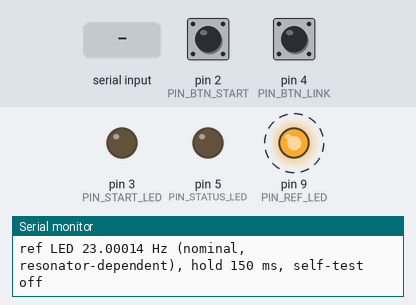
Simulated run of this sketch. Board: Arduino Nano, built with avr-gcc and run on an emulated ATmega328P. On the bench: output pins drawn as LEDs (lit = HIGH), the last lines printed to the serial monitor. Dashed ring = blinking. The inputs (shaded band) are chosen by the test bench; at power-on: pin 2 (PIN_BTN_START) HIGH, pin 4 (PIN_BTN_LINK) HIGH. Random numbers use the default seed unless the sketch sets one.

Above: at 1.2 s.
1.3 s: pin 2 (PIN_BTN_START) pulled LOW for 3.2 s
At 1.47 s:
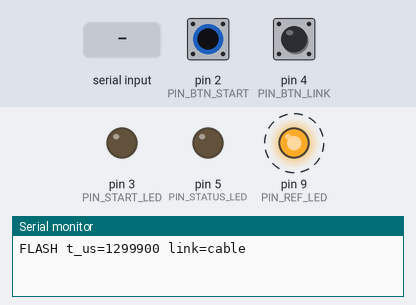
6.0 s: pin 4 (PIN_BTN_LINK) pulled LOW for 0.15 s
At 6.7 s:
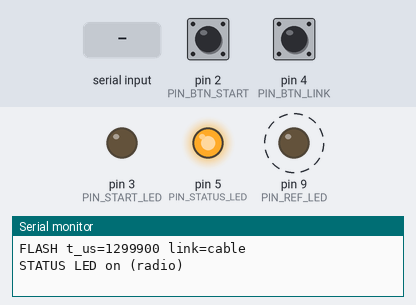
7.6 s: "s" received over Serial
At 7.78 s:
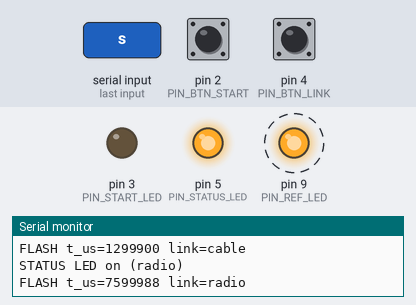
10.6 s: pin 4 (PIN_BTN_LINK) pulled LOW for 1 s
At 11.8 s:
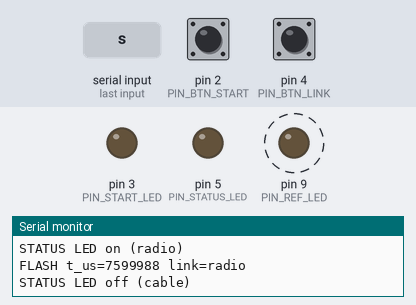
13.1 s: pin 4 (PIN_BTN_LINK) pulled LOW for 1 s
At 15.2 s:
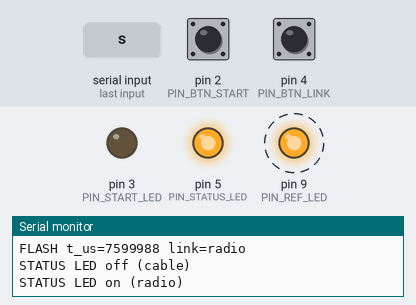
15.9 s: pin 4 (PIN_BTN_LINK) pulled LOW for 3.2 s
At 17.2 s:
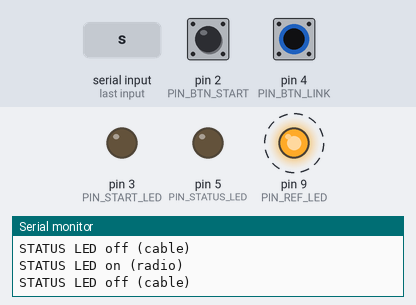
Timing chart, 0 to 69.6 s (numbered marks = the images above; inputs shaded):
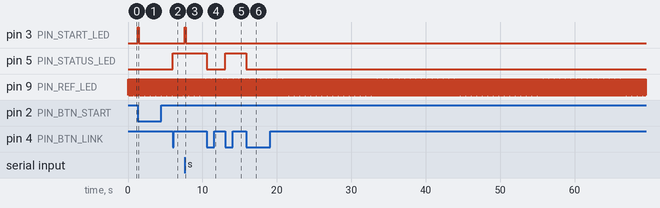

Measured:
- after the input at 1.3 s, pin 3 (PIN_START_LED): LOW → HIGH at once, → LOW 0.15 s later
- after the input at 6.0 s, pin 5 (PIN_STATUS_LED): LOW → HIGH at once
- after the input at 7.6 s, pin 3 (PIN_START_LED): LOW → HIGH at once, → LOW 0.15 s later
- after the input at 10.6 s, pin 5 (PIN_STATUS_LED): HIGH → LOW at once
- after the input at 13.1 s, pin 5 (PIN_STATUS_LED): LOW → HIGH at once
- after the input at 15.9 s, pin 5 (PIN_STATUS_LED): HIGH → LOW at once
- by itself, pin 9 (PIN_REF_LED): alternates HIGH for 0.02 s and LOW for 0.02 s

The sketch:

nano_tester.ino
```cpp
/*
 * Nano beacon tester: a stand-in for the beacon (spec section 4) to try the camera and the flash/blink detection
 * before the real hardware exists. Three LEDs, two buttons, no radio and no cable.
 *
 *   start LED      D3   on for HOLD_MS when the start button is pressed (the "flash" = t0 in the video)
 *   reference LED  D9   blinks at REF_HZ all the time; driven by Timer1 hardware (pin D9 is OC1A), so the
 *                       edges have no software jitter
 *   status LED     D5   the link indicator: on = "radio", off = "cable". Button 2 switches it and it stays
 *                       as set. (Set LINK_ONLY_DURING_FLASH to 1 to light it only during the flash, like the
 *                       real beacon.)
 *   start button   D2   to GND, internal pull-up
 *   link button    D4   to GND, internal pull-up
 *
 * Each LED: pin -> 330 ohm -> LED -> GND (about 10 mA; the Nano pins give up to 20 mA).
 * Serial monitor, 115200 baud:  s = start flash   l = switch status LED   t = self-test on/off   h = help
 * Self-test: after each start flash a second flash follows 8-15 s later and the exact interval between the two
 * LED edges is printed, to compare with what the software measures from the video (spec test 7).
 *
 * Caution: the Nano's ceramic resonator is only accurate to about 0.5 %, so the real blink frequency can be
 * off from REF_HZ by that much. Good enough to test the logic; not to judge the frame-rate accuracy.
 */
#include <Arduino.h>

const uint8_t PIN_START_LED = 3;
const uint8_t PIN_REF_LED = 9;           // OC1A: do not change (Timer1 toggles it in hardware)
const uint8_t PIN_STATUS_LED = 5;
const uint8_t PIN_BTN_START = 2;
const uint8_t PIN_BTN_LINK = 4;

const float REF_HZ = 23.0;               // spec: 23 Hz, not a divisor of 120 fps
const uint16_t HOLD_MS = 150;            // about 18 frames at 120 fps
const bool LINK_ONLY_DURING_FLASH = false;
const uint16_t DEBOUNCE_MS = 30;

bool linkRadio = false;                  // status LED state: true = on = radio
bool flashing = false;
bool selfTest = false;
bool secondPending = false;
uint32_t tOn = 0;                        // micros() at the last rising edge of the start LED
uint32_t tFirst = 0, tSecondAt = 0, plannedUs = 0;

struct Button {
  uint8_t pin;
  bool last;                             // true = released (pull-up)
  uint32_t changedMs;
};
Button btnStart = {PIN_BTN_START, true, 0};
Button btnLink = {PIN_BTN_LINK, true, 0};

// True once per press, after debouncing.
bool pressed(Button &b) {
  bool level = digitalRead(b.pin);
  uint32_t now = millis();
  if (level != b.last && now - b.changedMs >= DEBOUNCE_MS) {
    b.last = level;
    b.changedMs = now;
    return !level;
  }
  return false;
}

void showLink() {
  digitalWrite(PIN_STATUS_LED, (linkRadio && (!LINK_ONLY_DURING_FLASH || flashing)) ? HIGH : LOW);
}

void flashOn() {
  digitalWrite(PIN_START_LED, HIGH);     // first thing: the edge the camera will see
  tOn = micros();
  flashing = true;
  showLink();
}

void startFlash() {
  if (flashing) return;                  // ignore a press while the LED is still on
  flashOn();
  Serial.print(F("FLASH t_us=")); Serial.print(tOn);
  Serial.print(F(" link=")); Serial.println(linkRadio ? F("radio") : F("cable"));
  if (selfTest) {
    tFirst = tOn;
    plannedUs = 8000000UL + (uint32_t)random(0, 7000001L);   // 8 to 15 s
    tSecondAt = tFirst + plannedUs;
    secondPending = true;
    Serial.print(F("SELFTEST second flash planned in us=")); Serial.println(plannedUs);
  }
}

void switchLink() {
  linkRadio = !linkRadio;
  showLink();
  Serial.print(F("STATUS LED ")); Serial.println(linkRadio ? F("on (radio)") : F("off (cable)"));
}

void printHelp() {
  Serial.println(F("s start flash | l switch status LED | t self-test on/off | h help"));
  Serial.print(F("ref LED ")); Serial.print(F_CPU / 8.0 / (2.0 * (OCR1A + 1)), 5);
  Serial.print(F(" Hz (nominal, resonator-dependent), hold ")); Serial.print(HOLD_MS);
  Serial.print(F(" ms, self-test ")); Serial.println(selfTest ? F("on") : F("off"));
}

void setup() {
  pinMode(PIN_START_LED, OUTPUT);
  pinMode(PIN_STATUS_LED, OUTPUT);
  pinMode(PIN_REF_LED, OUTPUT);
  pinMode(PIN_BTN_START, INPUT_PULLUP);
  pinMode(PIN_BTN_LINK, INPUT_PULLUP);

  // Timer1 in CTC mode, prescaler 8 (0.5 us per tick), OC1A (D9) toggles on every compare match:
  // one toggle per half period, so the LED blinks at REF_HZ with no interrupt and no jitter.
  TCCR1A = _BV(COM1A0);
  TCCR1B = _BV(WGM12) | _BV(CS11);
  OCR1A = (uint16_t)(F_CPU / 8.0 / (2.0 * REF_HZ) + 0.5) - 1;   // 43477 for 23 Hz
  TCNT1 = 0;

  Serial.begin(115200);
  randomSeed(analogRead(A0) ^ micros());
  showLink();
  Serial.println(F("Nano beacon tester"));
  printHelp();
}

void loop() {
  if (pressed(btnStart)) startFlash();
  if (pressed(btnLink)) switchLink();

  uint32_t now = micros();
  if (flashing && now - tOn >= (uint32_t)HOLD_MS * 1000UL) {
    digitalWrite(PIN_START_LED, LOW);
    flashing = false;
    showLink();
  }
  if (secondPending && !flashing && (int32_t)(now - tSecondAt) >= 0) {
    secondPending = false;
    flashOn();
    Serial.print(F("SELFTEST interval_us=")); Serial.print(tOn - tFirst);
    Serial.print(F(" planned_us=")); Serial.print(plannedUs);
    Serial.print(F(" interval_s=")); Serial.println((tOn - tFirst) / 1e6, 6);
  }

  while (Serial.available()) {
    char c = Serial.read();
    if (c == 's') startFlash();
    else if (c == 'l') switchLink();
    else if (c == 't') { selfTest = !selfTest; if (!selfTest) secondPending = false; printHelp(); }
    else if (c == 'h' || c == '?') printHelp();
  }
}
```
